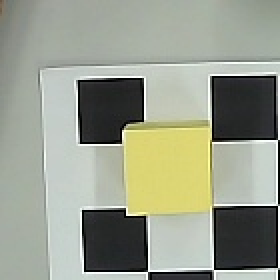
#> input picture scripts/at00_window2.jpg, 140 x 140 px, given in place of the camera (shown 2 times larger)
$ python board_homography2.py
#> lines starting #> are read from the running program, lines starting #| are printed output that depends on the picture; after the words box and inside, x2 and y2 are one past the last pixel; in counts of white or black regions, pixels touching at a corner belong together
### qianli_ws/src/qianli_vision/qianli_vision/runtime_paths.py
"""ROS-independent resource paths shared by nodes and standalone tools.

Explicit overrides never silently fall back to a different robot or calibration.
Importing this module does not create directories, open devices or import ROS.
"""
from __future__ import annotations

import os
from pathlib import Path


# [8 lines left out: function project_root, not called in this run]


def project_path(relative: str = '') -> str:
    return str(project_root() / relative)


# [11 lines left out: function so101_path, not called in this run]


def parts_path(relative: str = '') -> str:
    root = Path(os.environ.get('QI_PARTS_DIR', project_path('dual_twin/mj_parts')))
    return str(root.expanduser() / relative)


# [32 lines left out: functions robot_urdf_path, arm_source_path, driver_params_path, not called in this run]


def calibration_path(filename: str = '') -> str:
    root = Path(os.environ.get('QI_CALIB_DIR', project_path('calib'))).expanduser()
    return str(root / filename)


def camera_source(value):
    """OpenCV accepts both integer indices and stable V4L2 device paths."""
    if isinstance(value, int):
        return value
    value = os.fspath(value)
    return int(value) if value.isdecimal() else value


def default_camera():
    return camera_source(os.environ.get('QI_CAMERA', '0'))


def open_video_capture(source=None, *args, **kwargs):
    """Open a camera with an optional machine-specific transport format.

    QI_CAMERA_FOURCC=MJPG avoids raw YUYV USB bandwidth failures in VMware.
    With no override, OpenCV retains its existing backend and format defaults.
    Video files/URLs retain their decoder settings.
    """
    import cv2
    source = default_camera() if source is None else camera_source(source)
    fourcc = os.environ.get('QI_CAMERA_FOURCC', '')
    device = isinstance(source, int) or str(source).startswith('/dev/')
    if device and fourcc and len(fourcc) != 4:
        raise ValueError('QI_CAMERA_FOURCC must contain four characters, e.g. MJPG')
    capture = cv2.VideoCapture(source, *args, **kwargs)
    if device and fourcc and capture.isOpened():
        if not capture.set(cv2.CAP_PROP_FOURCC, cv2.VideoWriter_fourcc(*fourcc)):
            capture.release()
            raise RuntimeError(f'Camera {source} cannot select format {fourcc}')
    return capture


# [4 lines left out: function default_arm_port, not called in this run]

### scripts/board_homography2.py
#!/usr/bin/env python3
"""抗遮挡棋盘单应（穷举相位）。

findChessboardCorners 要求全部内角点可见，方块压上去就失败。
改用黑方格(48 个, 只被挡 1~2 个)的外轮廓四点建单应；
外轮廓对应的棋盘坐标有相位歧义 -> 穷举 16 种组合，取点阵误差最小的。
"""

from project_paths import open_video_capture

from project_paths import calibration_path, default_camera
import itertools
import json
import sys

import cv2
import numpy as np

CELL = 33.0
h = CELL / 2.0
COLS, ROWS = 7, 5
NX, NY = COLS - 1, ROWS - 1          # 6 x 4 格


def squares(img):
    gray = cv2.cvtColor(img, cv2.COLOR_BGR2GRAY)
    cents, pts = [], []
    for thr in (60, 75, 90, 105):
        mask = (gray < thr).astype(np.uint8) * 255
        mask = cv2.morphologyEx(mask, cv2.MORPH_OPEN, np.ones((3, 3), np.uint8))
        cnts, _ = cv2.findContours(mask, cv2.RETR_EXTERNAL,
                                   cv2.CHAIN_APPROX_SIMPLE)
        c2, p2 = [], []
        for c in cnts:
            a = cv2.contourArea(c)
            if a < 150 or a > 5000:
                continue
            (_, _), (w, hh), _ = cv2.minAreaRect(c)
            if w < 5 or hh < 5:
                continue
            if not (0.5 <= min(w, hh) / max(w, hh) <= 2.0):
                continue
            if a / (w * hh) < 0.55:
                continue
            M = cv2.moments(c)
            if M['m00'] == 0:
                continue
            c2.append((M['m10'] / M['m00'], M['m01'] / M['m00']))
            p2.append(c.reshape(-1, 2))
        if len(c2) > len(cents):
            cents, pts = c2, p2
    return cents, pts


def hull_quad(pts):
    allp = np.vstack(pts).astype(np.float32)
    hull = cv2.convexHull(allp)
    peri = cv2.arcLength(hull, True)
    for eps in (0.01, 0.02, 0.03, 0.05, 0.08):
        ap = cv2.approxPolyDP(hull, eps * peri, True)
        if len(ap) == 4:
            q = ap.reshape(4, 2).astype(np.float32)
            s = q.sum(1)
            d = np.diff(q, axis=1).ravel()
            return np.array([q[np.argmin(s)], q[np.argmin(d)],
                             q[np.argmax(s)], q[np.argmax(d)]], np.float32)
    return None


def score(H, cents):
    d = []
    for (cx, cy) in cents:
        v = H @ np.array([cx, cy, 1.0])
        v = v[:2] / v[2]
        ex = (v[0] + h) / CELL
        ey = (v[1] + h) / CELL
        d.append(np.hypot((ex - round(ex)) * CELL, (ey - round(ey)) * CELL))
    d = np.array(d)
    return float(np.median(d)), int((d < 6).sum())


def main():
    img = cv2.imread('/tmp/board_src.jpg')
    if img is None:
        cap = open_video_capture(default_camera())
        for _ in range(20):
            ok, f = cap.read()
            if ok:
                img = f
#> this loop made 20 passes
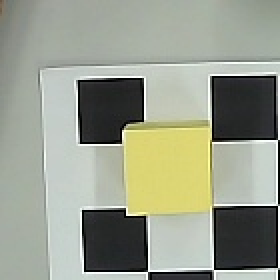
#> input picture scripts/at00_window2.jpg, 140 x 140 px, given in place of the camera (shown 2 times larger)
        cap.release()
        cv2.imwrite('/tmp/board_src.jpg', img)
    cents, pts = squares(img)
#> in squares, `gray = cv2.cvtColor(img, cv2.COLOR_BGR2GRAY)`:
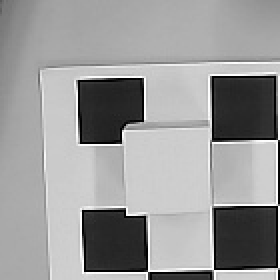
#> gray: shape (140, 140) (shown 2 times larger); min 0, max 255, mean 153.2
#> in squares, img is the input picture: shape (140, 140, 3); mean B, G, R 140.6, 156.4, 151.7
#> the loop in squares, `for thr in (60, 75, 90, 105):` made 4 passes
#> pass 1, in squares, `mask = (gray < thr).astype(np.uint8) * 255`:
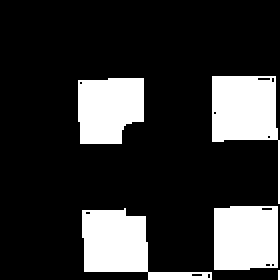
#> mask: shape (140, 140) (shown 2 times larger); 20.9% white; 5 white regions (1 under 20 px), largest, box (x1, y1, x2, y2) and area: (41, 104, 106, 140) 1080, (106, 38, 140, 102) 1058, (107, 103, 139, 135) 994, (39, 39, 72, 72) 950
#> pass 1, in squares, `mask = cv2.morphologyEx(mask, cv2.MORPH_OPEN, np.ones((3, 3), np.uint8))`:
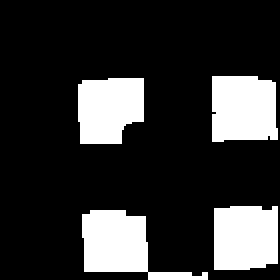
#> mask: shape (140, 140) (shown 2 times larger); 20.4% white; 4 white regions, box (x1, y1, x2, y2) and area: (41, 105, 104, 140) 1062, (106, 38, 139, 71) 1012, (107, 103, 139, 135) 980, (39, 39, 72, 72) 947
#> pass 2, in squares, `mask = (gray < thr).astype(np.uint8) * 255`:
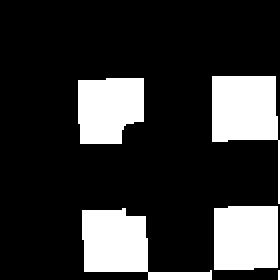
#> mask: shape (140, 140) (shown 2 times larger); 21.1% white; 5 white regions (1 under 20 px), largest, box (x1, y1, x2, y2) and area: (41, 104, 106, 140) 1094, (106, 38, 140, 102) 1076, (107, 103, 139, 135) 1005, (39, 39, 72, 72) 954
#> pass 2, in squares, `mask = cv2.morphologyEx(mask, cv2.MORPH_OPEN, np.ones((3, 3), np.uint8))`:
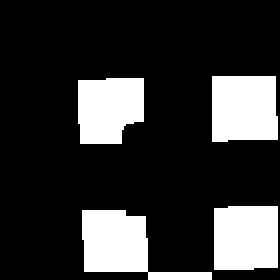
#> mask: shape (140, 140) (shown 2 times larger); 20.9% white; 4 white regions, box (x1, y1, x2, y2) and area: (41, 105, 106, 140) 1091, (106, 38, 139, 71) 1044, (107, 103, 139, 135) 1005, (39, 39, 72, 72) 954
#> after the loop in squares, `for thr in (60, 75, 90, 105):`:
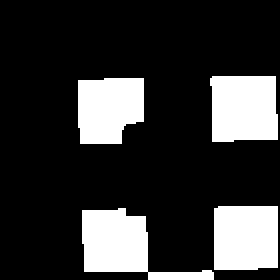
#> mask: shape (140, 140) (shown 2 times larger); 21.1% white; 4 white regions, box (x1, y1, x2, y2) and area: (41, 104, 107, 140) 1109, (105, 38, 139, 71) 1052, (107, 103, 139, 135) 1012, (39, 39, 72, 72) 958
#> after the loop in squares, `for thr in (60, 75, 90, 105):`: cents = [(122.2, 118.4), (54.04, 53.83), (121.3, 53.9)]; pts = 3 items
#> cents = [(122.2, 118.4), (54.04, 53.83), (121.3, 53.9)]; pts = 3 items
    print(f'黑方格候选: {len(cents)} 个（8x6 棋盘应有 24 个黑格）')
#| 黑方格候选: 3 个（8x6 棋盘应有 24 个黑格）
    if len(cents) < 12:
        print('候选太少，无法建单应')
        return 1
    quad = hull_quad(pts)
    if quad is None:
        print('外轮廓不是四边形')
        return 1
    print('外轮廓四点:', [(round(float(p[0])), round(float(p[1]))) for p in quad])

    # 外轮廓四角在棋盘坐标里的可能取值（黑格角点相对内角点系的坐标）
    cand_lo = [-h, CELL + h]
    cand_hi_x = [NX * CELL - h, NX * CELL + h]
    cand_hi_y = [NY * CELL - h, NY * CELL + h]
    best = None
    for x0, x1, y0, y1 in itertools.product(cand_lo, cand_hi_x,
                                            cand_lo, cand_hi_y):
        dst = np.array([[x0, y0], [x1, y0], [x1, y1], [x0, y1]], np.float32)
        H = cv2.getPerspectiveTransform(quad, dst)
        med, inl = score(H, cents)
        if best is None or (inl, -med) > (best[0], -best[1]):
            best = (inl, med, H, (x0, x1, y0, y1))
    inl, med, H, box = best
    print(f'最佳相位: x {box[0]:+.1f}..{box[1]:+.1f}  y {box[2]:+.1f}..{box[3]:+.1f}')
    print(f'  点阵中位误差 {med:.2f}mm  内点 {inl}/{len(cents)}')
    if med < 6 and inl >= len(cents) - 2:
        json.dump({'H': H.tolist(), 'cell_mm': CELL,
                   'quad': quad.tolist(), 'box': list(box),
                   'lattice_med_mm': med, 'inliers': inl,
                   'n_squares': len(cents)},
                  open(calibration_path('board_homography.json'), 'w'), indent=2)
        print('✅ 已写 /tmp/board_homography.json')
        return 0
    print('❌ 点阵拟合不够好')
    return 1


if __name__ == '__main__':
#> (the run stopped early here; a loop or call above may not have finished)

$ run again, on scripts/cam0.jpg
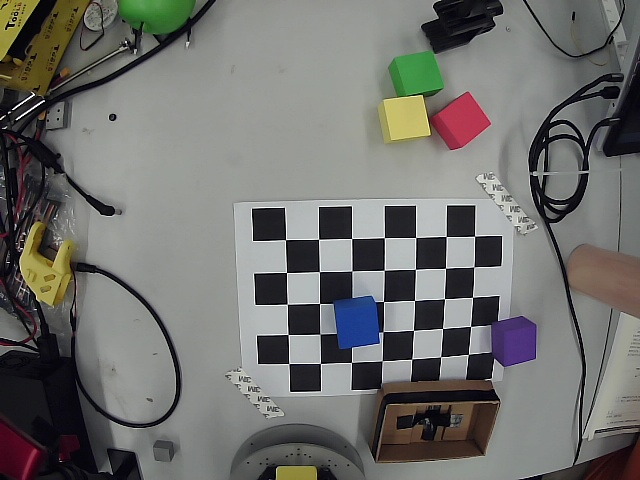
#> input picture scripts/cam0.jpg, 640 x 480 px, given in place of the camera
#> the loop in main, `for _ in range(20):` made 20 passes
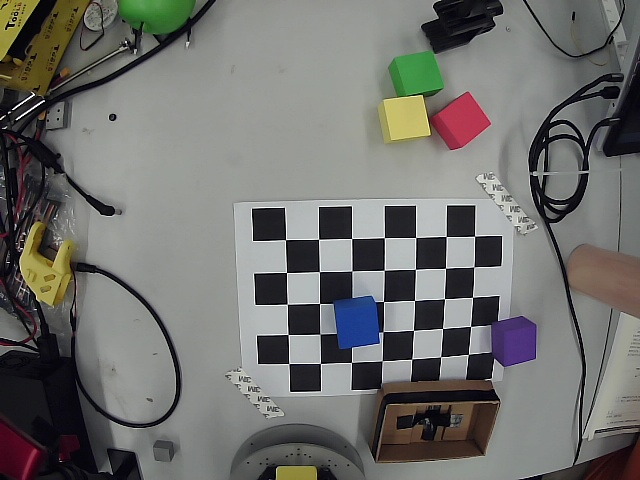
#> input picture scripts/cam0.jpg, 640 x 480 px, given in place of the camera
#> in squares, img is the input picture: shape (480, 640, 3); mean B, G, R 109, 112.1, 112.1
#> the loop in squares, `for thr in (60, 75, 90, 105):` made 4 passes
#> pass 1, in squares, `mask = cv2.morphologyEx(mask, cv2.MORPH_OPEN, np.ones((3, 3), np.uint8))`:
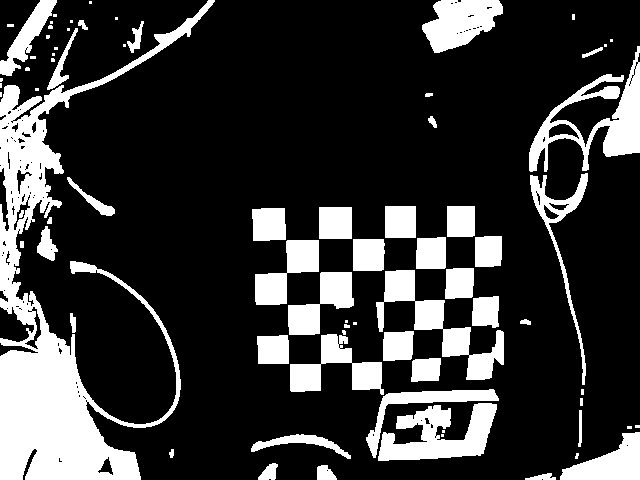
#> mask: shape (480, 640); 21.7% white; 76 white regions (30 under 20 px), largest, box (x1, y1, x2, y2) and area: (0, 0, 215, 480) 23948, (529, 46, 640, 172) 4325, (378, 403, 497, 461) 3841
#> after the loop in squares, `for thr in (60, 75, 90, 105):`:
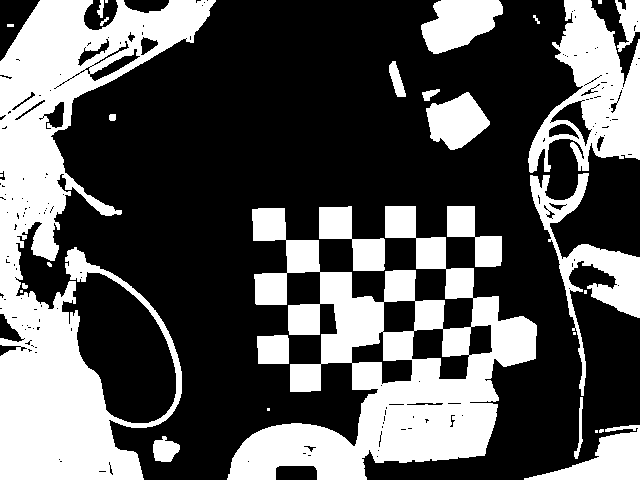
#> mask: shape (480, 640); 35.2% white; 31 white regions (10 under 20 px), largest, box (x1, y1, x2, y2) and area: (0, 0, 216, 480) 42615, (227, 206, 537, 480) 35665, (528, 0, 640, 173) 9678
#> after the loop in squares, `for thr in (60, 75, 90, 105):`: cents = [(324.7, 473), (268.8, 472.3), (425.6, 369.4), (272.9, 349.3), (397.6, 345.5), (485.3, 311.1), (459.1, 282.8), (368.1, 254.4), (430.8, 253), (487.9, 250.9), (46.39, 245.4), (268.6, 223.9), (335, 222.5), (460.5, 221), (400, 221.5), (459.8, 21.92)]; pts = 16 items
#| 黑方格候选: 16 个（8x6 棋盘应有 24 个黑格）
#> allp = 325 pairs, first value 37 to 502, second value 0 to 479
#> hull = 17 rows, first 8: [502, 13], [501, 259], [498, 326], [336, 479], [258, 479], [37, 252], [37, 246], [41, 232]
#> peri = 1485.8
#> the loop in hull_quad, `for eps in (0.01, 0.02, 0.03, 0.05, 0.08):` made 3 passes
#> (q, s, d) on pass 3: ([[498, 0], [498, 326], [258, 479], [42, 230]], [498, 824, 737, 272], [-498, -172, 221, 188])
#> quad = [[42, 230], [498, 0], [498, 326], [258, 479]]
#| 外轮廓四点: [(42, 230), (498, 0), (498, 326), (258, 479)]
#> the loop in main, `for x0, x1, y0, y1 in itertools.product(cand_lo, cand_hi_x, cand_lo, c..` made 16 passes
#> (med, inl) on passes 1 to 8: (11.92, 3), (13.47, 3), (13.46, 2), (13.98, 4), (10.92, 2), (11.22, 2), (11.04, 2), (11.86, 2)
#> in main, `inl, med, H, box = best`: inl = 5; med = 13.51; H = [[0.0964, -0.156, 70.15], [0.0872, 0.164, -54.16], [-0.000701, -0.000862, 1]]; box = (49.5, 181.5, -16.5, 115.5)
#| 最佳相位: x +49.5..+181.5  y -16.5..+115.5
#|   点阵中位误差 13.51mm  内点 5/16
